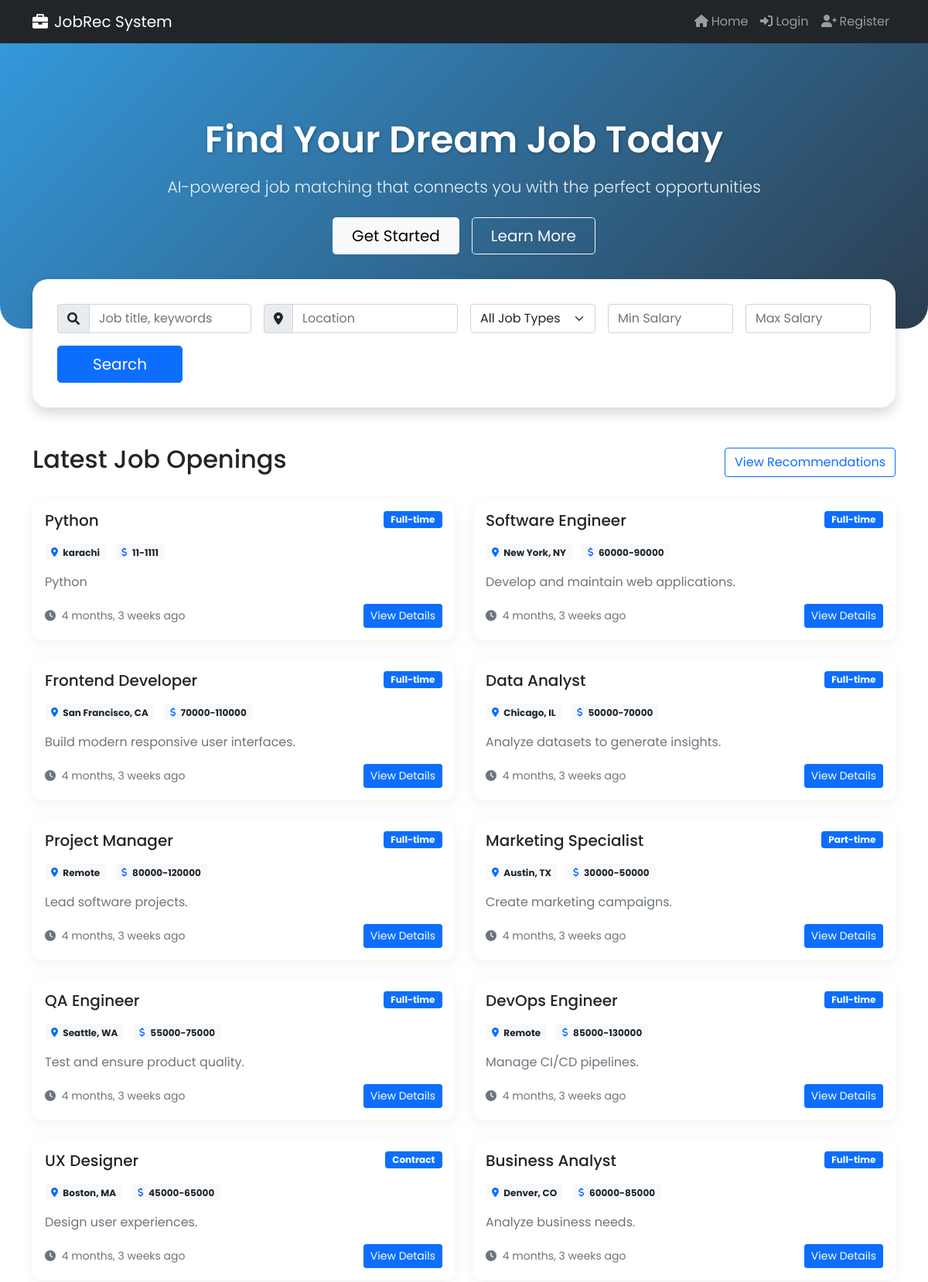
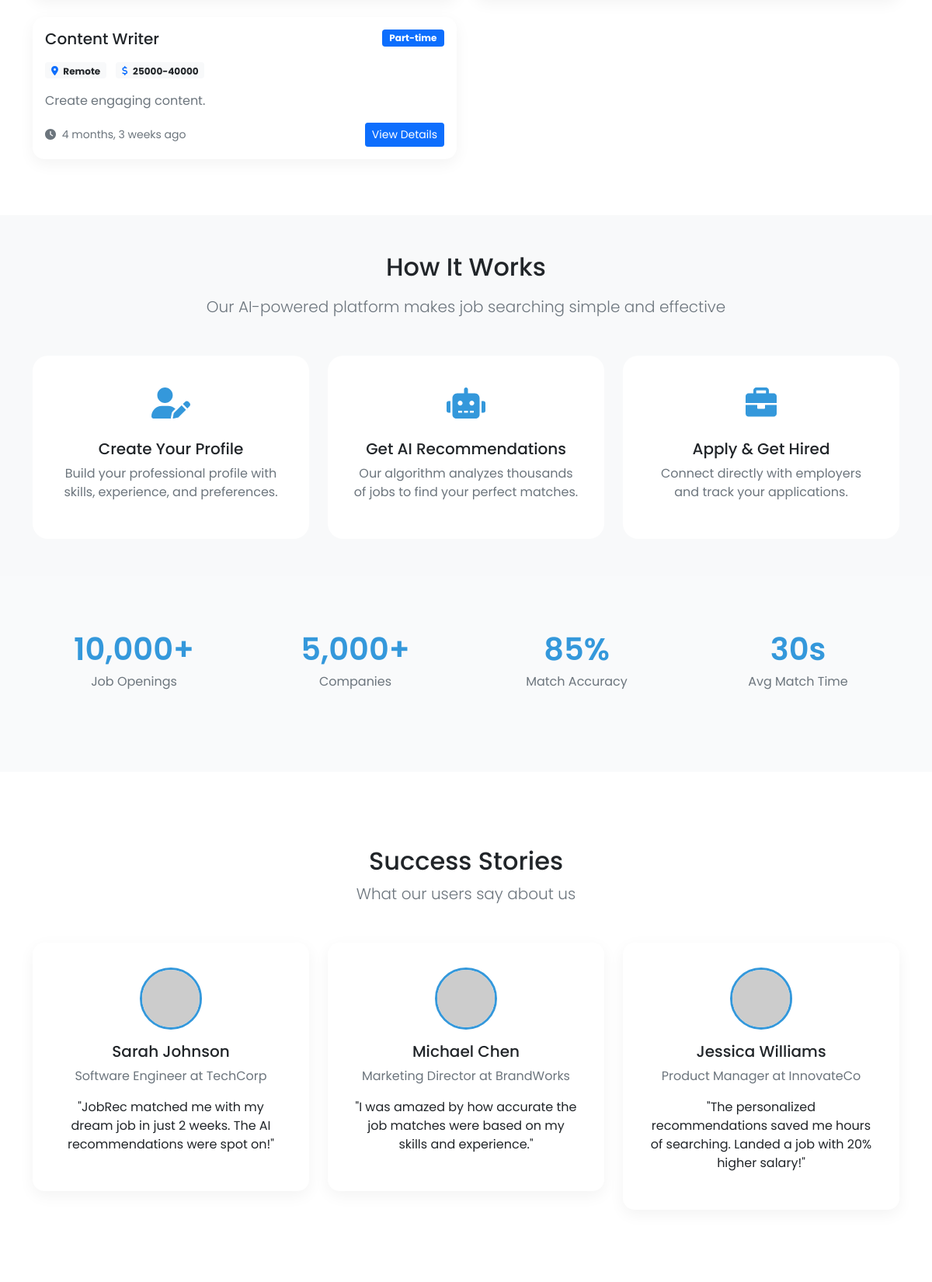
The page / (upper part) on the database its author committed (2 pictures, top to bottom).
### myapp/models.py (models this page shows, shortened)
class Job(models.Model):
    JOB_TYPE_CHOICES = [
        ('full-time', 'Full-time'),
        ('part-time', 'Part-time'),
        ('contract', 'Contract'),
        ('internship', 'Internship'),
        ('temporary', 'Temporary'),
    ]
    SALARY_TYPE_CHOICES = [
        ('annual', 'Annual'),
        ('hourly', 'Hourly'),
        ('monthly', 'Monthly'),
    ]
    EXPERIENCE_LEVEL_CHOICES = [
        ('entry', 'Entry'),
        ('mid', 'Mid'),
        ('senior', 'Senior'),
    ]
    STATUS_CHOICES = [
        ('active', 'Active'),
        ('inactive', 'Inactive'),
        ('filled', 'Filled'),
    ]
    title = models.CharField(max_length=200)
    description = models.TextField()
    requirements = models.TextField(blank=True, null=True)
    responsibilities = models.TextField(blank=True, null=True)
    job_type = models.CharField(max_length=20, choices=JOB_TYPE_CHOICES)
    location = models.CharField(max_length=100)
    is_remote = models.BooleanField(default=False)
    salary_min = models.DecimalField(max_digits=10, decimal_places=2, blank=True, null=True)
    salary_max = models.DecimalField(max_digits=10, decimal_places=2, blank=True, null=True)
    salary_currency = models.CharField(max_length=10, default='USD')  # adjust default if needed
    salary_type = models.CharField(max_length=20, choices=SALARY_TYPE_CHOICES)
    experience_level = models.CharField(max_length=20, choices=EXPERIENCE_LEVEL_CHOICES)
    posted_date = models.DateTimeField(default=timezone.now)
    expiration_date = models.DateField(blank=True, null=True)
    application_deadline = models.DateField(blank=True, null=True)
    status = models.CharField(max_length=10, choices=STATUS_CHOICES, default='active')
    skills = models.ManyToManyField('Skill', blank=True)

### myapp/views.py (the view, shortened to what this page needs)
# urls.py: path('', views.index, name='index'),
def index(request):
    jobs = Job.objects.filter(status='active').order_by('-posted_date')
    keyword = request.GET.get('keyword', '')
    location = request.GET.get('location', '')
    job_type = request.GET.get('job_type', '')
    salary_min = request.GET.get('salary_min', '')
    salary_max = request.GET.get('salary_max', '')
    if location:
        jobs = jobs.filter(location__icontains=location)
    if job_type:
        if job_type == 'remote':
            jobs = jobs.filter(is_remote=True)
        else:
            jobs = jobs.filter(job_type=job_type)
    if salary_min:
        try:
            salary_min_val = float(salary_min)
            jobs = jobs.filter(salary_min__gte=salary_min_val)
        except ValueError:
            pass
    if salary_max:
        try:
            salary_max_val = float(salary_max)
            jobs = jobs.filter(salary_max__lte=salary_max_val)
        except ValueError:
            pass
    context = {
        'jobs': jobs[:12],  # first 12 results
        'filters': {
            'keyword': keyword,
            'location': location,
            'job_type': job_type,
            'salary_min': salary_min,
            'salary_max': salary_max,
        }
    }
    return render(request, 'index.html', context)

### templates/index.html (shortened to what this page needs)
{% extends 'base.html' %}
{% block css %}
<link href="https://cdn.jsdelivr.net/npm/bootstrap@5.1.3/dist/css/bootstrap.min.css" rel="stylesheet" />
<link href="https://cdnjs.cloudflare.com/ajax/libs/font-awesome/6.0.0-beta3/css/all.min.css" rel="stylesheet" />
{% endblock %}
{% block content %}
<section class="hero-section text-center">
    <div class="container">
        <h1 class="hero-title">Find Your Dream Job Today</h1>
        <p class="hero-subtitle mb-4">AI-powered job matching that connects you with the perfect opportunities</p>
        <div class="d-flex justify-content-center gap-3 flex-wrap">
            <a href="{% url 'user_register' %}" class="btn btn-light btn-lg px-4">Get Started</a>
            <a href="#how-it-works" class="btn btn-outline-light btn-lg px-4">Learn More</a>
        </div>
    </div>
</section>
<div class="container">
    <div class="search-card shadow">
<form method="get" class="row g-3">
    <div class="col-md-3">
        <div class="input-group">
            <span class="input-group-text"><i class="fas fa-search"></i></span>
            <input type="text" name="keyword" class="form-control" placeholder="Job title, keywords" value="{{ filters.keyword }}">
        </div>
    </div>
    <div class="col-md-3">
        <div class="input-group">
            <span class="input-group-text"><i class="fas fa-map-marker-alt"></i></span>
            <input type="text" name="location" class="form-control" placeholder="Location" value="{{ filters.location }}">
        </div>
    </div>
    <div class="col-md-2">
        <select class="form-select" name="job_type">
            <option value="">All Job Types</option>
        </select>
    </div>
    <div class="col-md-2">
        <input type="number" step="0.01" name="salary_min" class="form-control" placeholder="Min Salary" value="{{ filters.salary_min }}">
    </div>
    <div class="col-md-2">
        <input type="number" step="0.01" name="salary_max" class="form-control" placeholder="Max Salary" value="{{ filters.salary_max }}">
    </div>
    <div class="col-md-2 d-grid">
        <button type="submit" class="btn btn-primary btn-lg">Search</button>
    </div>
</form>
    </div>
</div>
<section class="container my-5">
    <div class="d-flex justify-content-between align-items-center mb-4">
        <h2>Latest Job Openings</h2>
        <a href="{% url 'recommended_jobs' %}" class="btn btn-outline-primary">View Recommendations</a>
    </div>
    {% if jobs %}
    <div class="row">
        {% for job in jobs %}
        <div class="col-lg-6 mb-4">
            <div class="card job-card h-100">
                <div class="card-body">
                    <div class="d-flex justify-content-between align-items-start">
                        <div>
                            <h5 class="card-title">{{ job.title }}</h5>
                        </div>
                        <span class="badge bg-primary job-type-badge">{{ job.get_job_type_display }}</span>
                    </div>
                    <div class="mb-3">
                        <span class="badge bg-light text-dark me-2">
                            <i class="fas fa-map-marker-alt text-primary me-1"></i> {{ job.location }}
                        </span>
                        {% if job.salary_min %}
                        <span class="badge bg-light text-dark">
                            <i class="fas fa-dollar-sign text-primary me-1"></i>
                            {{ job.salary_min|floatformat:"0" }}{% if job.salary_max %}-{{ job.salary_max|floatformat:"0" }}{% endif %}
                        </span>
                        {% endif %}
                    </div>
                    <p class="text-muted">{{ job.description|truncatewords:30 }}</p>
                    <div class="d-flex justify-content-between align-items-center">
                        <small class="text-muted"><i class="fas fa-clock me-1"></i> {{ job.posted_date|timesince }} ago</small>
                        <a href="{% url 'job_detail' job.id %}" class="btn btn-sm btn-primary">View Details</a>
                    </div>
                </div>
            </div>
        </div>
        {% endfor %}
    </div>
    {% endif %}
</section>
<section id="how-it-works" class="py-5 bg-light">
    <div class="container text-center">
        <h2 class="mb-3">How It Works</h2>
        <p class="lead text-muted mb-5">Our AI-powered platform makes job searching simple and effective</p>
        <div class="row g-4">
            <div class="col-md-4">
                <div class="feature-card">
                    <div class="feature-icon"><i class="fas fa-user-edit"></i></div>
                    <h5>Create Your Profile</h5>
                    <p class="text-muted">Build your professional profile with skills, experience, and preferences.</p>
                </div>
            </div>
            <div class="col-md-4">
                <div class="feature-card">
                    <div class="feature-icon"><i class="fas fa-robot"></i></div>
                    <h5>Get AI Recommendations</h5>
                    <p class="text-muted">Our algorithm analyzes thousands of jobs to find your perfect matches.</p>
                </div>
            </div>
            <div class="col-md-4">
                <div class="feature-card">
                    <div class="feature-icon"><i class="fas fa-briefcase"></i></div>
                    <h5>Apply & Get Hired</h5>
                    <p class="text-muted">Connect directly with employers and track your applications.</p>
                </div>
            </div>
        </div>
    </div>
</section>
<section class="stats-section text-center">
    <div class="container">
        <div class="row">
            <div class="col-md-3 mb-4">
                <div class="stat-number">10,000+</div>
                <p class="text-muted">Job Openings</p>
            </div>
            <div class="col-md-3 mb-4">
                <div class="stat-number">5,000+</div>
                <p class="text-muted">Companies</p>
            </div>
            <div class="col-md-3 mb-4">
                <div class="stat-number">85%</div>
                <p class="text-muted">Match Accuracy</p>
            </div>
            <div class="col-md-3 mb-4">
                <div class="stat-number">30s</div>
                <p class="text-muted">Avg Match Time</p>
            </div>
        </div>
    </div>
</section>
<section class="container py-5 my-5">
    <div class="text-center mb-5">
        <h2>Success Stories</h2>
        <p class="lead text-muted">What our users say about us</p>
    </div>
    <div class="row g-4">
        <div class="col-md-4">
            <div class="testimonial-card text-center">
                <img src="https://randomuser.me/api/portraits/women/32.jpg" class="testimonial-img mb-3">
                <h5>Sarah Johnson</h5>
                <p class="text-muted">Software Engineer at TechCorp</p>
                <p>"JobRec matched me with my dream job in just 2 weeks. The AI recommendations were spot on!"</p>
            </div>
        </div>
        <div class="col-md-4">
            <div class="testimonial-card text-center">
                <img src="https://randomuser.me/api/portraits/men/45.jpg" class="testimonial-img mb-3">
                <h5>Michael Chen</h5>
                <p class="text-muted">Marketing Director at BrandWorks</p>
                <p>"I was amazed by how accurate the job matches were based on my skills and experience."</p>
            </div>
        </div>
        <div class="col-md-4">
            <div class="testimonial-card text-center">
                <img src="https://randomuser.me/api/portraits/women/68.jpg" class="testimonial-img mb-3">
                <h5>Jessica Williams</h5>
                <p class="text-muted">Product Manager at InnovateCo</p>
                <p>"The personalized recommendations saved me hours of searching. Landed a job with 20% higher salary!"</p>
            </div>
        </div>
    </div>
</section>
{% endblock %}

### templates/index.html (style rules this page uses)
body { font-family: 'Poppins', sans-serif; }
.hero-section { background: linear-gradient(135deg, #3498db, #2c3e50); color: white; padding: 6rem 0; border-radius: 0 0 30px 30px; }
.hero-title { font-size: 3rem; font-weight: 600; margin-bottom: 1rem; text-shadow: 1px 1px 4px rgba(0, 0, 0, 0.3); }
.hero-subtitle { font-size: 1.3rem; font-weight: 300; opacity: 0.9; }
.search-card { background: white; border-radius: 20px; box-shadow: 0 8px 30px rgba(0, 0, 0, 0.1); padding: 2rem; margin-top: -4rem; z-index: 10; position: relative; }
.feature-card { border-radius: 20px; padding: 2rem; transition: transform 0.3s, box-shadow 0.3s; background-color: #fff; }
.feature-icon { font-size: 2.5rem; color: #3498db; margin-bottom: 1rem; }
.job-card { border: none; border-radius: 15px; box-shadow: 0 6px 20px rgba(0, 0, 0, 0.05); transition: all 0.3s ease; }
.job-type-badge { font-size: 0.75rem; padding: 0.4em 0.8em; }
.stats-section { background-color: #f9fafb; padding: 4rem 0; }
.stat-number { font-size: 2.5rem; font-weight: 600; color: #3498db; }
.testimonial-card { border-radius: 15px; background-color: #fff; box-shadow: 0 6px 20px rgba(0, 0, 0, 0.05); padding: 2rem; }
.testimonial-img { width: 80px; height: 80px; object-fit: cover; border-radius: 50%; border: 3px solid #3498db; }

### rows shown on the page
Job: title "Python", job_type "Full-time", location "karachi", salary_min "11", salary_max "1111", description "Python", posted_date "4 months, 3 weeks"
Job: title "Software Engineer", job_type "Full-time", location "New York, NY", salary_min "60000", salary_max "90000", description "Develop and maintain web applications.", posted_date "4 months, 3 weeks"
Job: title "Frontend Developer", job_type "Full-time", location "San Francisco, CA", salary_min "70000", salary_max "110000", description "Build modern responsive user interfaces.", posted_date "4 months, 3 weeks"
Job: title "Data Analyst", job_type "Full-time", location "Chicago, IL", salary_min "50000", salary_max "70000", description "Analyze datasets to generate insights.", posted_date "4 months, 3 weeks"
Job: title "Project Manager", job_type "Full-time", location "Remote", salary_min "80000", salary_max "120000", description "Lead software projects.", posted_date "4 months, 3 weeks"
Job: title "Marketing Specialist", job_type "Part-time", location "Austin, TX", salary_min "30000", salary_max "50000", description "Create marketing campaigns.", posted_date "4 months, 3 weeks"
Job: title "QA Engineer", job_type "Full-time", location "Seattle, WA", salary_min "55000", salary_max "75000", description "Test and ensure product quality.", posted_date "4 months, 3 weeks"
Job: title "DevOps Engineer", job_type "Full-time", location "Remote", salary_min "85000", salary_max "130000", description "Manage CI/CD pipelines.", posted_date "4 months, 3 weeks"
Job: title "UX Designer", job_type "Contract", location "Boston, MA", salary_min "45000", salary_max "65000", description "Design user experiences.", posted_date "4 months, 3 weeks"
Job: title "Business Analyst", job_type "Full-time", location "Denver, CO", salary_min "60000", salary_max "85000", description "Analyze business needs.", posted_date "4 months, 3 weeks"
Job: title "Content Writer", job_type "Part-time", location "Remote", salary_min "25000", salary_max "40000", description "Create engaging content.", posted_date "4 months, 3 weeks"
